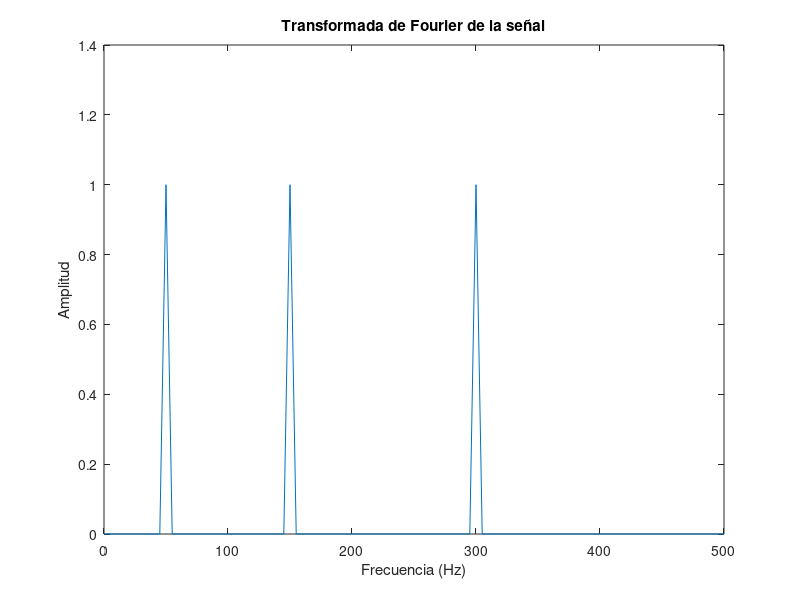
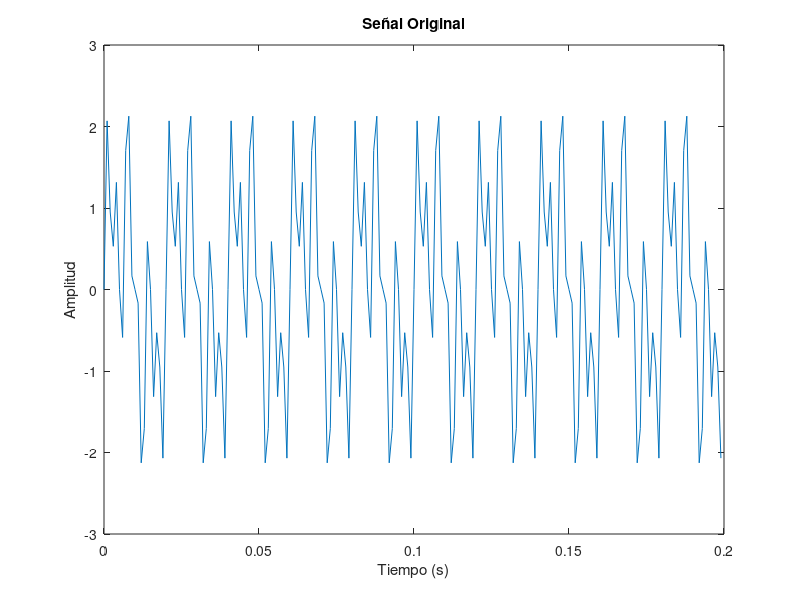
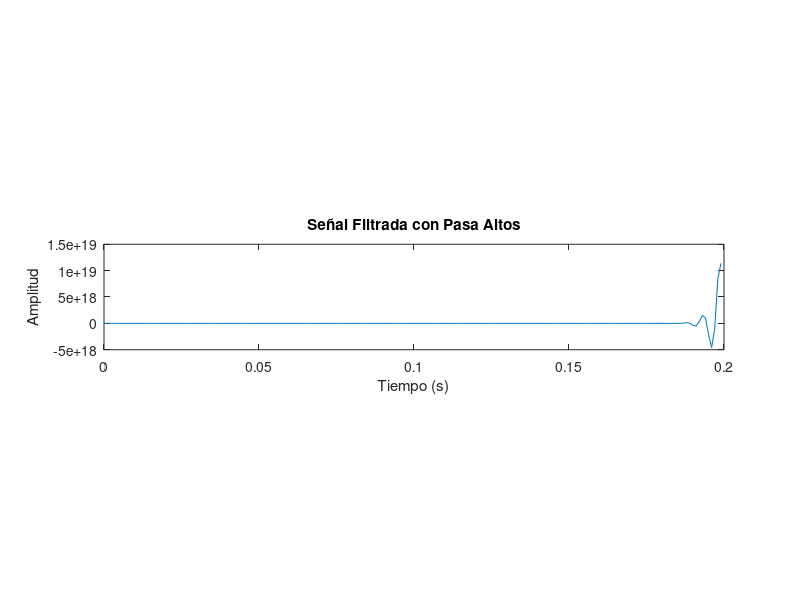
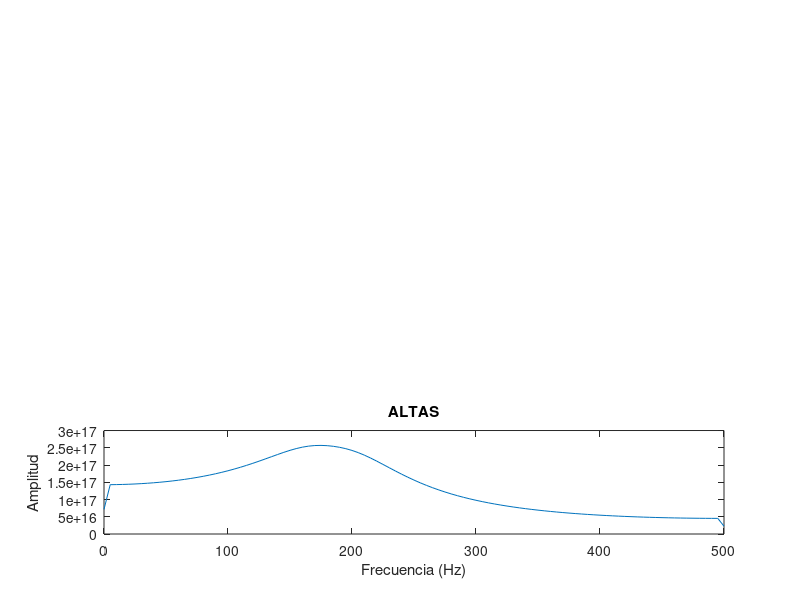

Write MATLAB code to recreate these figures, in order.
clc;
clear all;
close all;

% Parámetros de la señal
Fs = 1000;              % Frecuencia de muestreo (Hz)
T = 1/Fs;               % Periodo de muestreo
L = 200;               % Longitud de la señal
t = (0:L-1)*T;          % Vector de tiempo

% Frecuencias de las componentes
f1 = 50;  % Frecuencia 1 en Hz
f2 = 150; % Frecuencia 2 en Hz
f3 = 300; % Frecuencia 3 en Hz

% Crear la señal
signal = sin(2*pi*f1*t) + sin(2*pi*f2*t) + sin(2*pi*f3*t);
% Calcular la FFT de la señal
Y = fft(signal);

% Calcular la amplitud de la FFT
P2 = abs(Y/L);             % Amplitud de dos lados
P1 = P2(1:L/2+1);          % Amplitud de un solo lado
P1(2:end-1) = 2*P1(2:end-1);

% Definir el eje de frecuencias
f = Fs*(0:(L/2))/L;

% Graficar la FFT de la señal
plot(f, P1);
title('Transformada de Fourier de la señal');
xlabel('Frecuencia (Hz)');
ylabel('Amplitud');

% Visualizar la señal original
figure;
plot(t, signal);
title('Señal Original');
xlabel('Tiempo (s)');
ylabel('Amplitud');
orden = 100
% Filtro pasa bajos
Fc_low = 100; % Frecuencia de corte del filtro pasa bajos en Hz
[b_low, a_low] = butter(orden, Fc_low / (Fs / 2), 'low');

% Filtro pasa altos
Fc_high = 200; % Frecuencia de corte del filtro pasa altos en Hz
[b_high, a_high] = butter(orden, Fc_high / (Fs / 2), 'high');

% Filtro pasa banda
Fc_band = [100 250]; % Frecuencias de corte del filtro pasa banda en Hz
[b_band, a_band] = butter(orden, Fc_band / (Fs / 2), 'bandpass');


% Filtrar la señal
signal_low = filter(b_low, a_low, signal);
signal_high = filter(b_high, a_high, signal);
signal_band = filter(b_band, a_band, signal);

% Visualizar las señales filtradas
figure;
subplot(3,1,1);
plot(t, signal_low);
title('Señal Filtrada con Pasa Bajos');
xlabel('Tiempo (s)');
ylabel('Amplitud');

subplot(3,1,2);
plot(t, signal_high);
title('Señal Filtrada con Pasa Altos');
xlabel('Tiempo (s)');
ylabel('Amplitud');

subplot(3,1,3);
plot(t, signal_band);
title('Señal Filtrada con Pasa Banda');
xlabel('Tiempo (s)');
ylabel('Amplitud');


% Calcular la FFT de la señal
Y = fft(signal_band);

% Calcular la amplitud de la FFT
P2 = abs(Y/L);             % Amplitud de dos lados
P1 = P2(1:L/2+1);          % Amplitud de un solo lado
P1(2:end-1) = 2*P1(2:end-1);

% Definir el eje de frecuencias
f = Fs*(0:(L/2))/L;
% Graficar la FFT de la señal
figure;
subplot(3,1,1);
plot(f, P1);
title('bandas');
xlabel('Frecuencia (Hz)');
ylabel('Amplitud');

% Calcular la FFT de la señal
Y = fft(signal_low);

% Calcular la amplitud de la FFT
P2 = abs(Y/L);             % Amplitud de dos lados
P1 = P2(1:L/2+1);          % Amplitud de un solo lado
P1(2:end-1) = 2*P1(2:end-1);

% Definir el eje de frecuencias
f = Fs*(0:(L/2))/L;
% Graficar la FFT de la señal
subplot(3,1,2);
plot(f, P1);
title('bajas');
xlabel('Frecuencia (Hz)');
ylabel('Amplitud');

% Calcular la FFT de la señal
Y = fft(signal_high);

% Calcular la amplitud de la FFT
P2 = abs(Y/L);             % Amplitud de dos lados
P1 = P2(1:L/2+1);          % Amplitud de un solo lado
P1(2:end-1) = 2*P1(2:end-1);

% Definir el eje de frecuencias
f = Fs*(0:(L/2))/L;
% Graficar la FFT de la señal
subplot(3,1,3);
plot(f, P1);
title('ALTAS');
xlabel('Frecuencia (Hz)');
ylabel('Amplitud');
